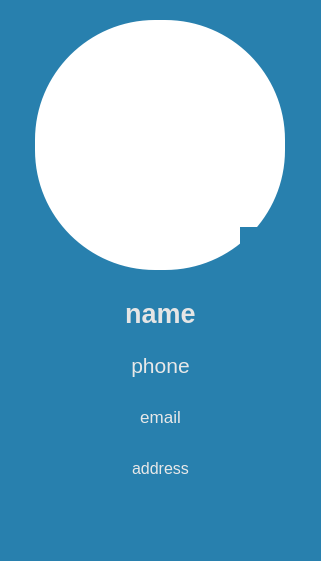
       <widget class="QFrame" name="frm1_info_4">
        <property name="geometry">
         <rect>
          <x>30</x>
          <y>151</y>
          <width>321</width>
          <height>561</height>
         </rect>
        </property>
        <property name="styleSheet">
         <string notr="true">*{
    background-color: rgb(40, 128, 174);
    opacity: 0.5;
    border-radius: 25px;
    border-color: rgb(255, 255, 255);
    color: #ffffff;
    }</string>
        </property>
        <property name="frameShape">
         <enum>QFrame::StyledPanel</enum>
        </property>
        <property name="frameShadow">
         <enum>QFrame::Raised</enum>
        </property>
        <widget class="QWidget" name="layoutWidget">
         <property name="geometry">
          <rect>
           <x>0</x>
           <y>290</y>
           <width>321</width>
           <height>201</height>
          </rect>
         </property>
         <layout class="QVBoxLayout" name="verticalLayout_4">
          <item>
           <widget class="QLabel" name="lb_frm1_name_4">
            <property name="font">
             <font>
              <pointsize>20</pointsize>
              <bold>true</bold>
             </font>
            </property>
            <property name="styleSheet">
             <string notr="true">color: rgb(229, 229, 229);</string>
            </property>
            <property name="text">
             <string>name</string>
            </property>
            <property name="alignment">
             <set>Qt::AlignCenter</set>
            </property>
           </widget>
          </item>
          <item>
           <widget class="QLabel" name="lb_frm1_phone_4">
            <property name="font">
             <font>
              <pointsize>16</pointsize>
             </font>
            </property>
            <property name="styleSheet">
             <string notr="true">color: rgb(232, 232, 232);</string>
            </property>
            <property name="text">
             <string>phone</string>
            </property>
            <property name="alignment">
             <set>Qt::AlignCenter</set>
            </property>
           </widget>
          </item>
          <item>
           <widget class="QLabel" name="lb_frm1_email_4">
            <property name="font">
             <font>
              <pointsize>13</pointsize>
             </font>
            </property>
            <property name="styleSheet">
             <string notr="true">color: rgb(232, 232, 232);</string>
            </property>
            <property name="text">
             <string>email</string>
            </property>
            <property name="alignment">
             <set>Qt::AlignCenter</set>
            </property>
           </widget>
          </item>
          <item>
           <widget class="QLabel" name="lb_frm1_address_4">
            <property name="font">
             <font>
              <family>Segoe UI</family>
              <pointsize>12</pointsize>
              <italic>false</italic>
              <bold>false</bold>
             </font>
            </property>
            <property name="styleSheet">
             <string notr="true">color: rgb(232, 232, 232);
    font: 12pt &quot;Segoe UI&quot;;</string>
            </property>
            <property name="text">
             <string>address</string>
            </property>
            <property name="alignment">
             <set>Qt::AlignCenter</set>
            </property>
           </widget>
          </item>
         </layout>
        </widget>
        <widget class="QLabel" name="lb_frm1_img_4">
         <property name="geometry">
          <rect>
           <x>35</x>
           <y>20</y>
           <width>250</width>
           <height>250</height>
          </rect>
         </property>
         <property name="styleSheet">
          <string notr="true">*{
 background-color: #ffffff;
 border-radius: 120px;
 }
 </string>
         </property>
         <property name="text">
          <string/>
         </property>
         <property name="pixmap">
          <pixmap resource="Resources.qrc">:/img/assets/img/icons/icons8-circled-user-male-skin-type-7-96.png</pixmap>
         </property>
         <property name="scaledContents">
          <bool>true</bool>
         </property>
        </widget>
        <widget class="QLabel" name="lb_frm1_VerifiedBadge_4">
         <property name="geometry">
          <rect>
           <x>240</x>
           <y>227</y>
           <width>30</width>
           <height>30</height>
          </rect>
         </property>
         <property name="text">
          <string/>
         </property>
         <property name="pixmap">
          <pixmap resource="Resources.qrc">:/img/assets/img/icons/icons8-verified-badge-96.png</pixmap>
         </property>
         <property name="scaledContents">
          <bool>true</bool>
         </property>
        </widget>
       </widget>
